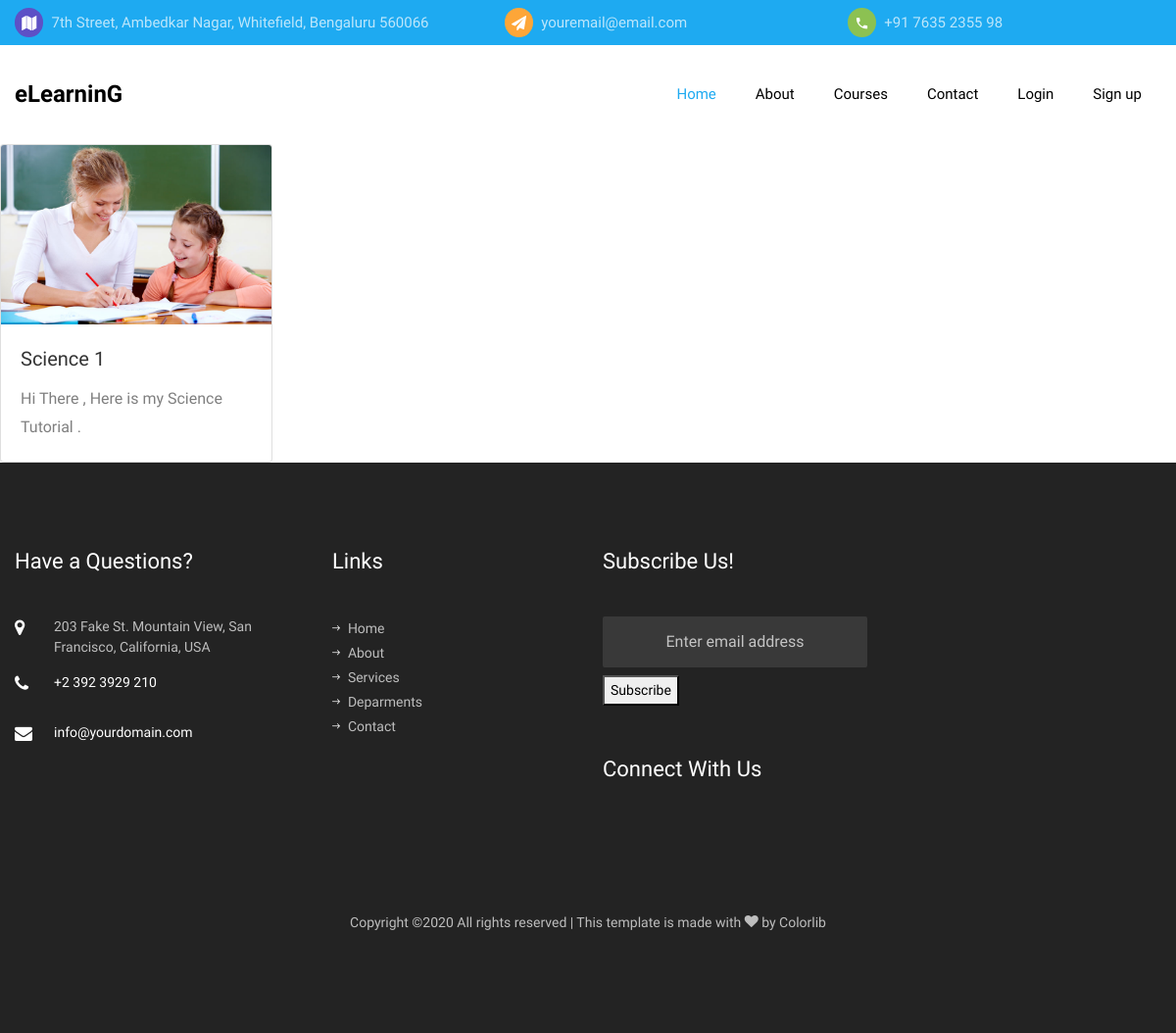
Page /courses/science on the committed database.
### courses/models.py (models this page shows, shortened)
class Course(models.Model):
	title = models.CharField(max_length=50)
	overview = models.TextField()
	timestamp = models.DateTimeField(auto_now_add=True)
	comment_count = models.IntegerField(default=0)
	author = models.ForeignKey(Author, on_delete=models.CASCADE)
	thumbnail = models.ImageField()
	content = HTMLField()
	categories = models.ManyToManyField(Category)
	def get_absolute_url(self):
		return reverse('course_detail', kwargs={
			'course_id': self.id
			})

### courses/views.py (the view)
# urls.py: path('courses/science', views.science, name='science'),
def science(request):
	course_list = Course.objects.filter(categories__title='Science')
	context= {
		'course_list':course_list
	}
	return render(request, 'science.html', context)

### templates/science.html
{% extends 'base.html' %}
{% block content %}
<div class="row">
{% for course in course_list %}
	<div class="col-md-3">
		<div class="card">
	  		<img class="card-img-top" src="{{ course.thumbnail.url }}" alt="Card image cap">
	  		<div class="card-body">
	    		<a href="{{ course.get_absolute_url }}"><h5 class="card-title">{{ course.title }}</h5></a>
	    		<p class="card-text">{{ course.overview }}</p>
	  		</div>
		</div>
	</div>
{% endfor %}
</div>
{% endblock content %}

### rows in the picture
Course: thumbnail (picture), title "Science 1", overview "Hi There , Here is my Science Tutorial ."
